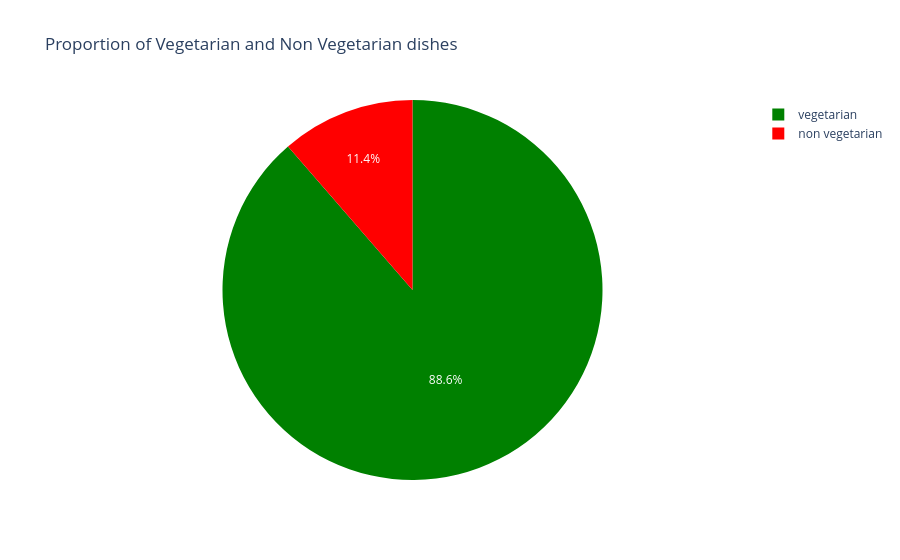

This figure's notebook cell:
### Code cell
pie_data = data.diet.value_counts().reset_index()

pie_data.columns = ['diet', 'count']
fig = px.pie(pie_data, values='count', names='diet', title="Proportion of Vegetarian and Non Vegetarian dishes", color_discrete_sequence=['green', 'red'])
fig.show()

### Figure 1 — Plotly figure (JSON) as saved in the notebook; plotly's stock layout.template omitted (floating-point values rounded to 4 significant figures)
{"data": [{"domain": {"x": [0, 1], "y": [0, 1]}, "hovertemplate": "diet=%{label}<br>count=%{value}<extra></extra>", "labels": ["vegetarian", "non vegetarian"], "legendgroup": "", "name": "", "showlegend": true, "type": "pie", "values": [226, 29]}], "layout": {"legend": {"tracegroupgap": 0}, "piecolorway": ["green", "red"], "title": {"text": "Proportion of Vegetarian and Non Vegetarian dishes"}}}
